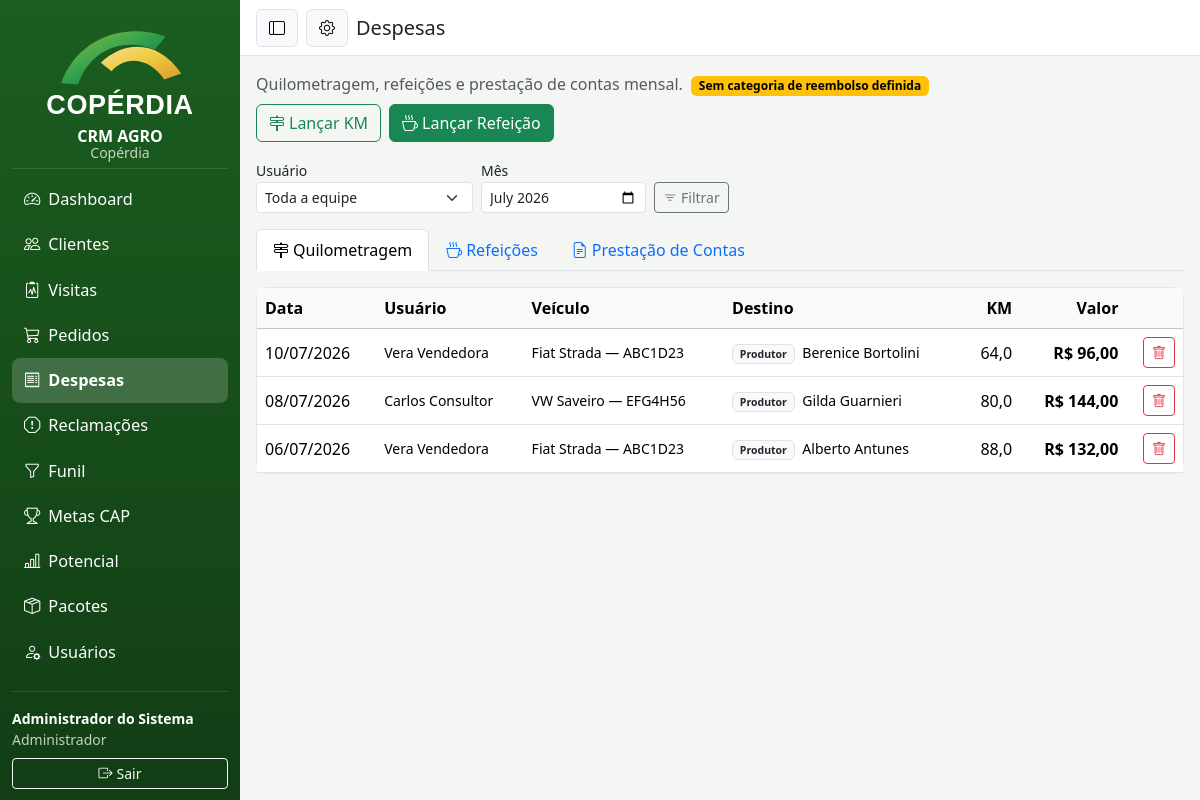
The app's page /index.php?r=despesas (signed in) with its own data.
### tables this page shows
CREATE TABLE usuarios (
  id INT AUTO_INCREMENT PRIMARY KEY,
  nome VARCHAR(120) NOT NULL,
  email VARCHAR(160) NOT NULL UNIQUE,
  senha_hash VARCHAR(255) NOT NULL,
  perfil ENUM('Administrador','Gestor Comercial','Gestor Técnico','Consultor Técnico','Vendedor','Analista','Produtor') NOT NULL,
  telefone VARCHAR(30),
  categoria_reembolso_id INT NULL COMMENT 'categoria de reembolso de despesas (KM/refeições)',
  ativo TINYINT(1) NOT NULL DEFAULT 1,
  criado_em DATETIME NOT NULL DEFAULT CURRENT_TIMESTAMP
);

CREATE TABLE quilometragem (
  id INT AUTO_INCREMENT PRIMARY KEY,
  usuario_id INT NOT NULL,
  prestacao_id INT NULL,
  veiculo_id INT NULL,
  visita_id INT NULL COMMENT 'amarração automática com a visita realizada',
  veiculo VARCHAR(120),
  data DATE NOT NULL,
  km_inicial DECIMAL(10,1) NOT NULL,
  km_final DECIMAL(10,1) NOT NULL,
  valor DECIMAL(10,2) NOT NULL DEFAULT 0 COMMENT 'km rodados x valor_km da categoria (na data do lançamento)',
  tipo_destino ENUM('Produtor','Filial','Lugar') NOT NULL DEFAULT 'Lugar',
  cliente_id INT,
  filial_id INT,
  prospecto VARCHAR(160) COMMENT 'nome do cliente prospecto quando não cadastrado',
  destino VARCHAR(160),
  motivo VARCHAR(200),
  criado_em DATETIME NOT NULL DEFAULT CURRENT_TIMESTAMP,
  FOREIGN KEY (usuario_id) REFERENCES usuarios(id),
  FOREIGN KEY (prestacao_id) REFERENCES prestacao_contas(id) ON DELETE SET NULL,
  FOREIGN KEY (veiculo_id) REFERENCES veiculos(id) ON DELETE SET NULL,
  FOREIGN KEY (visita_id) REFERENCES visitas(id) ON DELETE SET NULL,
  FOREIGN KEY (cliente_id) REFERENCES clientes(id),
  FOREIGN KEY (filial_id) REFERENCES filiais(id)
);

### app/Views/despesas.php (the view, shortened to what the rows shown need)
<div class="tab-content">
  <div class="tab-pane fade show active" id="tabKm">
    <div class="card"><div class="table-responsive">
      <table class="table table-hover align-middle mb-0">
        <thead class="table-light"><tr>
          <th>Data</th><?php if ($ehGestor): ?><th>Usuário</th><?php endif; ?>
          <th class="d-none d-md-table-cell">Veículo</th><th class="d-none d-md-table-cell">Destino</th>
          <th class="text-end">KM</th><th class="text-end">Valor</th><th></th>
        </tr></thead>
        <tbody>
          <?php foreach ($km as $l): ?>
          <tr>
            <td><?= data_br($l['data']) ?></td>
            <?php if ($ehGestor): ?><td class="small"><?= e($l['usuario']) ?></td><?php endif; ?>
            <td class="d-none d-md-table-cell small"><?= e($l['veiculo'] ?? '—') ?></td>
            <td class="d-none d-md-table-cell small">
              <span class="badge text-bg-light border text-dark me-1"><?= e($l['tipo_destino']) ?></span>
              <?= e($l['destino_desc'] ?? '—') ?>
            </td>
            <td class="text-end"><?= numero($l['km_rodados'], 1) ?></td>
            <td class="text-end fw-semibold"><?= moeda($l['valor']) ?></td>
            <td class="text-end">
              <?php if (!$l['prestacao_id'] && ($ehGestor || (int)$l['usuario_id'] === Auth::id())): ?>
              <button class="btn btn-sm btn-outline-danger" title="Excluir" onclick="Despesas.excluir('km', <?= $l['id'] ?>)"><i class="bi bi-trash"></i></button>
              <?php elseif ($l['prestacao_id']): ?><span class="badge text-bg-light border text-muted">consolidado</span><?php endif; ?>
            </td>
          </tr>
          <?php endforeach; ?>
        </tbody>
      </table>
    </div></div>
  </div>
</div>

### app/Views/layout.php (shortened to what the rows shown need)
<!DOCTYPE html>
<html lang="pt-BR">
<head>
<link rel="stylesheet" href="assets/vendor/bootstrap.min.css">
<link rel="stylesheet" href="assets/vendor/bootstrap-icons.min.css">
<link rel="stylesheet" href="assets/css/app.css?v=<?= filemtime(dirname(__DIR__, 2) . '/public/assets/css/app.css') ?>">
</head>
<body>
<div class="d-flex" id="app">
  <nav class="sidebar d-flex flex-column flex-shrink-0" id="sidebar">
    <div class="sidebar-usuario small">
      <div class="fw-semibold text-truncate rotulo"><?= e(Auth::usuario()['nome'] ?? '') ?></div>
      <div class="opacity-75 mb-2 rotulo"><?= e(Auth::perfil()) ?></div>
      <a class="btn btn-outline-light btn-sm w-100" href="<?= url('login/sair') ?>" title="Sair"><i class="bi bi-box-arrow-right"></i><span class="rotulo ms-1">Sair</span></a>
    </div>
  </nav>
  <main class="conteudo flex-grow-1">
    <header class="topo d-flex align-items-center gap-2 px-3">
      <h1 class="h5 mb-0 flex-grow-1"><?= e($titulo ?? '') ?></h1>
    </header>
    <div class="p-3">
      <?php require $conteudoView; ?>
    </div>
  </main>
</div>
</body>
</html>

### records on screen
usuarios: nome "Administrador do Sistema"
quilometragem: data "10/07/2026", usuario.nome "Vera Vendedora", veiculo "Fiat Strada — ABC1D23", tipo_destino "Produtor", destino_desc "Berenice Bortolini", km_rodados "64,0", valor "R$ 96,00"
quilometragem: data "08/07/2026", usuario.nome "Carlos Consultor", veiculo "VW Saveiro — EFG4H56", tipo_destino "Produtor", destino_desc "Gilda Guarnieri", km_rodados "80,0", valor "R$ 144,00"
quilometragem: data "06/07/2026", usuario.nome "Vera Vendedora", veiculo "Fiat Strada — ABC1D23", tipo_destino "Produtor", destino_desc "Alberto Antunes", km_rodados "88,0", valor "R$ 132,00"

### other values on screen
$rotulo "Dashboard"
$rotulo "Clientes"
$rotulo "Visitas"
$rotulo "Pedidos"
$rotulo "Despesas"
$rotulo "Reclamações"
$rotulo "Funil"
$rotulo "Metas CAP"
$rotulo "Potencial"
$rotulo "Pacotes"
$rotulo "Usuários"
Auth::perfil() "Administrador"
$titulo "Despesas"
